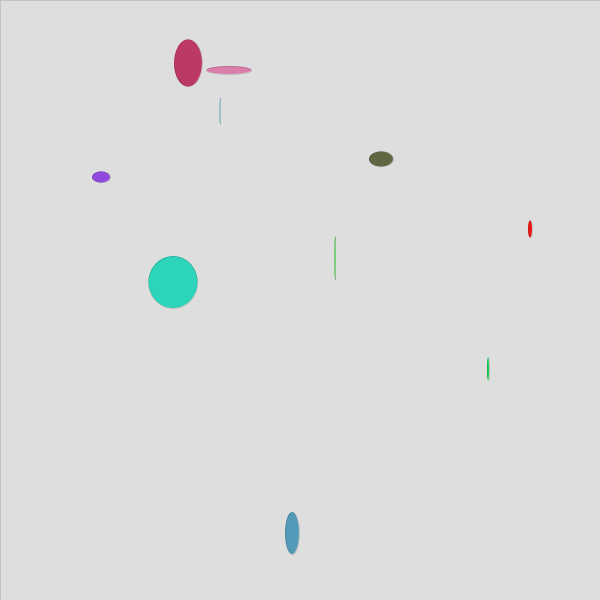
Frame 1 (no input)
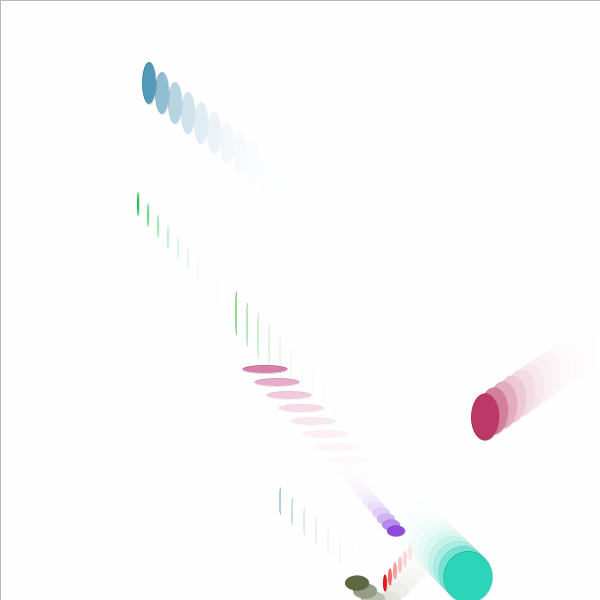
Frame 60 (the mouse pressed at the canvas centre just before this capture)
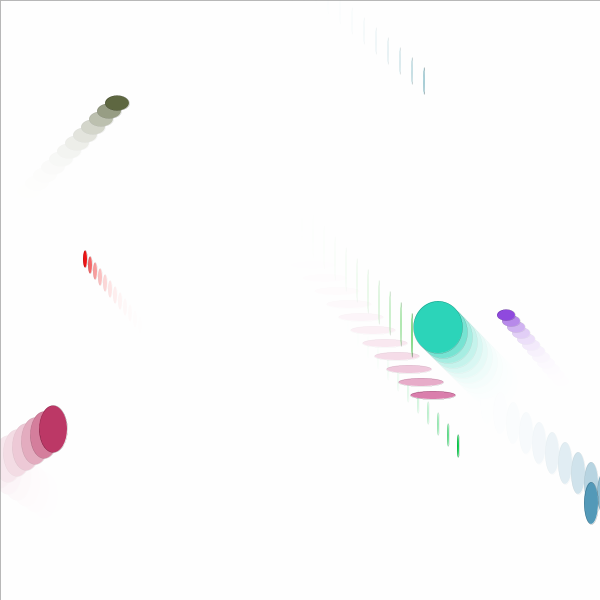
Frame 120 (the mouse held since frame 60 and released just before this capture)

The Processing sketch that drew these frames (run headless with seeded random() and noise(); from frame 60 on, the mouse is pressed at the canvas centre):

// Processing sketch: processing_56795
// ── processing_56795.pde

//Copyright Michelle Guarino. All Rights Reserved.
//HW 11


int MAX = 10;

float [] wd; 
float [] ht; 
float [] x; 
float [] y; 
float [] dx; 
float [] dy;
float [] xspeed;
float [] yspeed;
color [] col;

void setup ()
{
  size (600,600);
  
  x= new float [MAX];
  firstArray (x,50,width-50);
  
  y= new float [MAX];
  firstArray (y,50,height-50);
  
  wd= new float [MAX];
  firstArray (wd,0,width*.1);
  
  ht= new float [MAX];
  firstArray (ht,0,height*.1);
  
  dx= new float [MAX];
  firstArray (dx,5,15);
  
  dy= new float [MAX];
  firstArray (dy,5,15);
  
  col= new color [MAX];
  colorArray ( ); 
}


void draw () 
{
  display ();
  bouncingcircles ();
  drawcircles ();
}


void firstArray( float [] thearray, float low, float high)
{
    for (int i = 0; i < thearray.length; i++) 
    {
    thearray[i]=int(random(low,high));
    } 
}


void colorArray ()
{
  for (int i = 0; i < col.length; i++) {
  col[i]=color(random(255),random(255),random(255));
  }
}

void bouncingcircles ()
{
 for (int i = 0; i < x.length; i++) {
  x[i]+=dx[i];
  if (x[i] > width) 
  {
  dx[i]=-dx[i];
  }
  if (x[i] < 0)
  {
  dx[i]=-dx[i];
  }


  y[i]+=dy[i];
  if (y[i] > height) 
  {
  dy[i]=-dy[i];
  }
  if (y[i] < 0)
  {
  dy[i]=-dy[i];
  }
 }
}

void drawcircles ()
{
 for (int i = 0; i < MAX; i++) {
    fill (col[i]);

 ellipse (x[i],y[i], wd[i], ht[i]); 
 } 
}

void display ()
{
strokeWeight (0);
fill (255,255,255,90);
rect (0,0,width,height);
}
